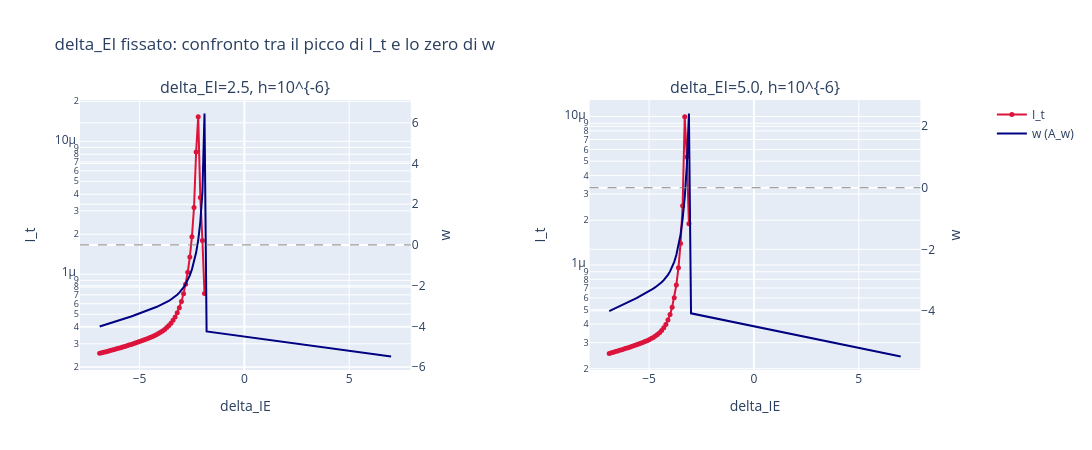

The code cell stored with this chart in its notebook:
### Markdown cell above
### Perche' esistono i picchi a $\delta_{EI}=2.5$ e $5$ (e perche' NON dipendono da $h$)

A differenza di un eventuale picco vicino alla criticita', qui `pass_decay=1`, `tau_slow~O(1)` (rilassamento velocissimo): non e' un problema di tempo di integrazione ne' di vero rallentamento critico.

**Ipotesi verificabile analiticamente.** Nel caso reale, la forma chiusa di $\beta_{eff}=y_\infty$ (Sez. 7) si fattorizza come
$$\beta_{eff} = \frac{(L_1-L_2)\,(X - \mathrm{tr}A)}{L_1 L_2 (L_1-L_2)\,\sigma_{11}} \;\propto\; X - (x+w)= -w,$$
cioe' **$\beta_{eff}=0$ esattamente quando $w=0$** (l'elemento $w$ della matrice $A$ in variabili $\Sigma,\Delta$, Eq. A24), indipendentemente da $L_1,L_2$ singolarmente. Poiche' $I_t$ e' normalizzato dividendo per $y_\infty=\beta_{eff}$, nel punto dove $w$ cambia segno $I_t$ diverge **per costruzione** (singolarita' di normalizzazione, non rumore ne' troncamento).

Poiche' lo zero di $w(\delta_{IE})$ a $\delta_{EI}$ fissato e' un luogo puramente deterministico (dipende da $A$, non dal rumore), altezza e posizione del picco non cambiano con $h$ lontano dalla regione critica.

### Code cell
# ============================================================
# VERIFICA: lo zero di A_w coincide con il picco di I_t? (delta_EI fissato)
# ============================================================

targets_check = [2.5, 5.0]
h_check = list(data_all.keys())[0]   # un h qualsiasi: se l'ipotesi e' giusta non cambia nulla
data_chk = data_all[h_check]

fig_w_check = make_subplots(
    rows=1, cols=2,
    subplot_titles=[f"delta_EI={t}, h={h_check}" for t in targets_check],
    specs=[[{"secondary_y": True}, {"secondary_y": True}]],
)

for col, target in enumerate(targets_check, start=1):
    i = int(np.argmin(np.abs(data_chk["delta_EI"] - target)))
    die_line = data_chk["delta_IE"]
    w_line = data_chk["A_w"][i, :]
    order = np.argsort(die_line)

    res = results_dei[h_check][target]
    var_vals = res["var_vals"]
    I_vals = res["I"].copy()
    I_vals[(I_vals <= 0) | (~np.isfinite(I_vals))] = np.nan
    order_I = np.argsort(var_vals)

    fig_w_check.add_trace(
        go.Scatter(x=var_vals[order_I], y=I_vals[order_I], mode="markers+lines",
                   marker=dict(color="crimson", size=5), line=dict(color="crimson"),
                   name="I_t", showlegend=(col == 1),
                   hovertemplate="delta_IE=%{x:.3g}<br>I_t=%{y:.4g}<extra></extra>"),
        row=1, col=col, secondary_y=False,
    )
    fig_w_check.add_trace(
        go.Scatter(x=die_line[order], y=w_line[order], mode="lines", line=dict(color="navy"),
                   name="w (A_w)", showlegend=(col == 1),
                   hovertemplate="delta_IE=%{x:.3g}<br>w=%{y:.4g}<extra></extra>"),
        row=1, col=col, secondary_y=True,
    )
    fig_w_check.add_hline(y=0, line=dict(color="gray", dash="dash", width=1), row=1, col=col, secondary_y=True)
    fig_w_check.update_xaxes(title_text="delta_IE", row=1, col=col)
    fig_w_check.update_yaxes(title_text="I_t", type="log", row=1, col=col, secondary_y=False)
    fig_w_check.update_yaxes(title_text="w", row=1, col=col, secondary_y=True)

fig_w_check.update_layout(title="delta_EI fissato: confronto tra il picco di I_t e lo zero di w",
                          height=450, width=1150)
fig_w_check.show()

print("Se il picco rosso e l'incrocio dello zero (linea tratteggiata) della curva blu")
print("cadono nello stesso delta_IE, l'ipotesi w=0 come origine del picco e' confermata.")

### Figure 1 — Plotly figure (JSON) as saved in the notebook; plotly's stock layout.template omitted (floating-point values rounded to 4 significant figures; data arrays with more than 128 entries replaced by an {"elided": "..."} marker saying what was removed)
{"data": [{"hovertemplate": "delta_IE=%{x:.3g}<br>I_t=%{y:.4g}<extra></extra>", "line": {"color": "crimson"}, "marker": {"color": "crimson", "size": 5}, "mode": "markers+lines", "name": "I_t", "showlegend": true, "type": "scatter", "x": {"elided": "140 float values"}, "xaxis": "x", "y": {"elided": "140 float values"}, "yaxis": "y"}, {"hovertemplate": "delta_IE=%{x:.3g}<br>w=%{y:.4g}<extra></extra>", "line": {"color": "navy"}, "mode": "lines", "name": "w (A_w)", "showlegend": true, "type": "scatter", "x": {"elided": "140 float values"}, "xaxis": "x", "y": {"elided": "140 float values"}, "yaxis": "y2"}, {"hovertemplate": "delta_IE=%{x:.3g}<br>I_t=%{y:.4g}<extra></extra>", "line": {"color": "crimson"}, "marker": {"color": "crimson", "size": 5}, "mode": "markers+lines", "name": "I_t", "showlegend": false, "type": "scatter", "x": {"elided": "140 float values"}, "xaxis": "x2", "y": {"elided": "140 float values"}, "yaxis": "y3"}, {"hovertemplate": "delta_IE=%{x:.3g}<br>w=%{y:.4g}<extra></extra>", "line": {"color": "navy"}, "mode": "lines", "name": "w (A_w)", "showlegend": false, "type": "scatter", "x": {"elided": "140 float values"}, "xaxis": "x2", "y": {"elided": "140 float values"}, "yaxis": "y4"}], "layout": {"annotations": [{"font": {"size": 16}, "showarrow": false, "text": "delta_EI=2.5, h=10^{-6}", "x": 0.185, "xanchor": "center", "xref": "paper", "y": 1, "yanchor": "bottom", "yref": "paper"}, {"font": {"size": 16}, "showarrow": false, "text": "delta_EI=5.0, h=10^{-6}", "x": 0.755, "xanchor": "center", "xref": "paper", "y": 1, "yanchor": "bottom", "yref": "paper"}], "height": 450, "shapes": [{"line": {"color": "gray", "dash": "dash", "width": 1}, "type": "line", "x0": 0, "x1": 1, "xref": "x domain", "y0": 0, "y1": 0, "yref": "y2"}, {"line": {"color": "gray", "dash": "dash", "width": 1}, "type": "line", "x0": 0, "x1": 1, "xref": "x2 domain", "y0": 0, "y1": 0, "yref": "y4"}], "title": {"text": "delta_EI fissato: confronto tra il picco di I_t e lo zero di w"}, "width": 1150, "xaxis": {"anchor": "y", "domain": [0, 0.37], "title": {"text": "delta_IE"}}, "xaxis2": {"anchor": "y3", "domain": [0.57, 0.94], "title": {"text": "delta_IE"}}, "yaxis": {"anchor": "x", "domain": [0, 1], "title": {"text": "I_t"}, "type": "log"}, "yaxis2": {"anchor": "x", "overlaying": "y", "side": "right", "title": {"text": "w"}}, "yaxis3": {"anchor": "x2", "domain": [0, 1], "title": {"text": "I_t"}, "type": "log"}, "yaxis4": {"anchor": "x2", "overlaying": "y3", "side": "right", "title": {"text": "w"}}}}
